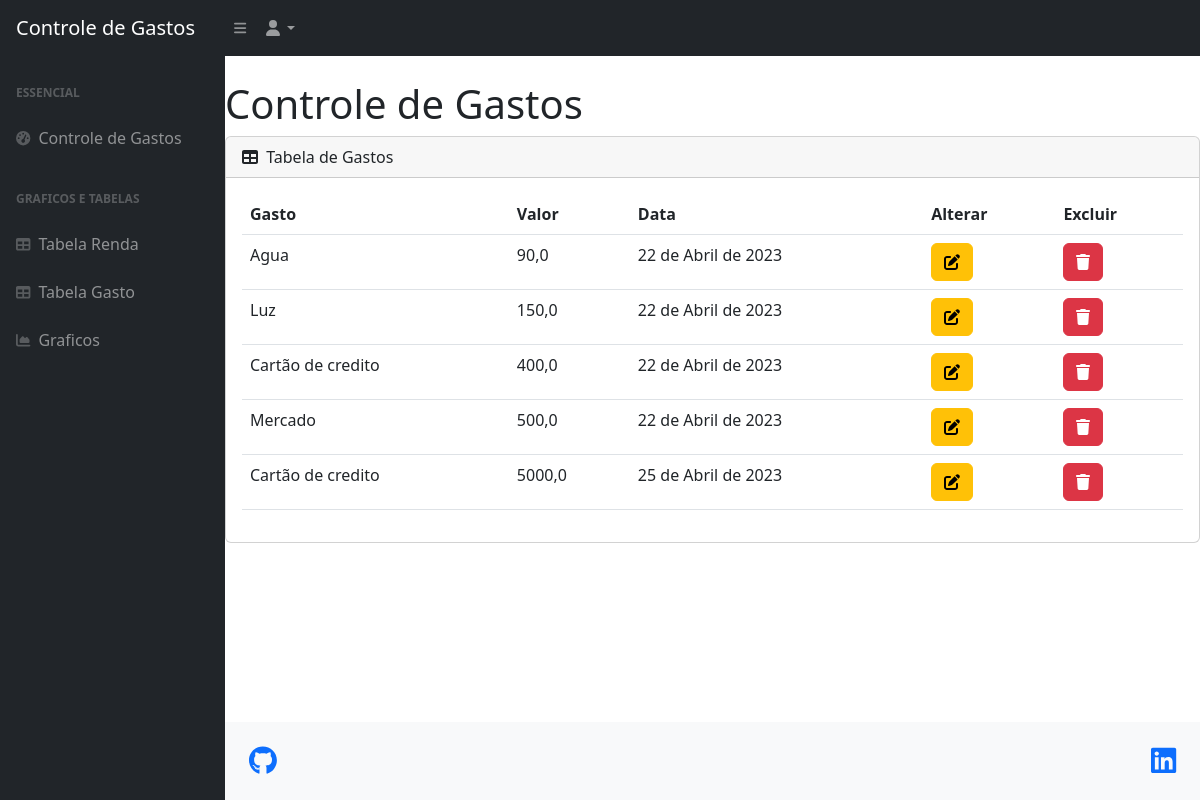
The app's page /tabela_gasto/ (signed in) with its own data.
### app_core/models.py (models this page shows, shortened)
class Gastos(models.Model):
    gasto = models.CharField(max_length=80)
    valor = models.FloatField()
    data = models.DateField(default=datetime.today())
    usuario = models.ForeignKey(Usuario, on_delete=models.CASCADE)
    class Meta:
        verbose_name = 'Gasto'
        verbose_name_plural = 'Gastos'

### app_core/views.py (the view)
# urls.py: path('tabela_gasto/', views.tabela_gasto, name='tabela_gasto'),
def tabela_gasto(request):
    gastos = Gastos.objects.filter(usuario=request.session['usuario'])
    return render(request, 'tables/table_gasto.html', {'gastos': gastos})

### app_core/templates/tables/table_gasto.html
{% extends 'base.html' %}
{% block 'class_body' %}class="sb-nav-fixed"{% endblock 'class_body' %}
{% block 'conteudo' %}
        {% include 'menu.html' %}
        <div id="layoutSidenav">
            {% include 'lateral_menu.html' %}
            <div id="layoutSidenav_content">
                <h1 class="mt-4">Controle de Gastos</h1>
                {% include 'tables/tb_gasto.html' %}
                {% include 'footer.html' %}
            </div>
        </div>
{% endblock 'conteudo' %}

### app_core/templates/tables/tb_gasto.html
<div class="card mb-4">
    <div class="card-header">
        <i class="fas fa-table me-1"></i>
        Tabela de Gastos
    </div>
    <div class="card-body">
        <table class="table" id="table-gasto">
            <thead>
                <tr>
                    <th scope="col">Gasto</th>
                    <th scope="col">Valor</th>
                    <th scope="col">Data</th>
                    <th scope="col">Alterar</th>
                    <th scope="col">Excluir</th>
                </tr>
            </thead>
            <tbody>
                {% for gasto in gastos %}
                    <tr>
                        <td> {{ gasto.gasto }} </td>
                        <td> {{ gasto.valor }} </td>
                        <td> {{ gasto.data }} </td>
                        <td><a href="{% url 'ver_gasto' gasto.id %}" class="btn btn-warning"><i class="fa-solid fa-pen-to-square"></i></a></td>
                        <td><a href="{% url 'excluir_gasto' gasto.id %}" class="btn btn-danger"><i class="fa-solid fa-trash"></i></a></td>
                    </tr>
                {% endfor %}
            </tbody>
        </table>
    </div>
</div>

### records on screen
Gastos: gasto "Agua", valor "90,0", data "22 de Abril de 2023"
Gastos: gasto "Luz", valor "150,0", data "22 de Abril de 2023"
Gastos: gasto "Cartão de credito", valor "400,0", data "22 de Abril de 2023"
Gastos: gasto "Mercado", valor "500,0", data "22 de Abril de 2023"
Gastos: gasto "Cartão de credito", valor "5000,0", data "25 de Abril de 2023"
